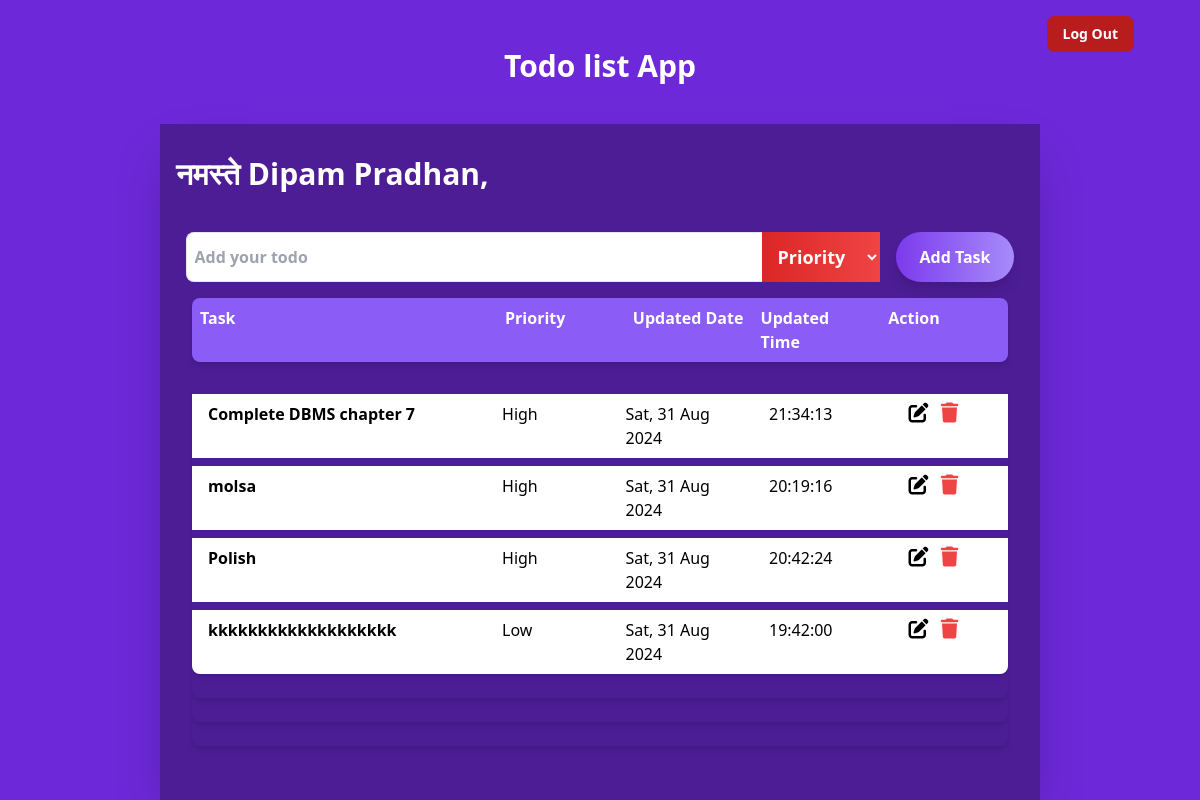
Page /todopage/ (signed in) on the earlier database version.
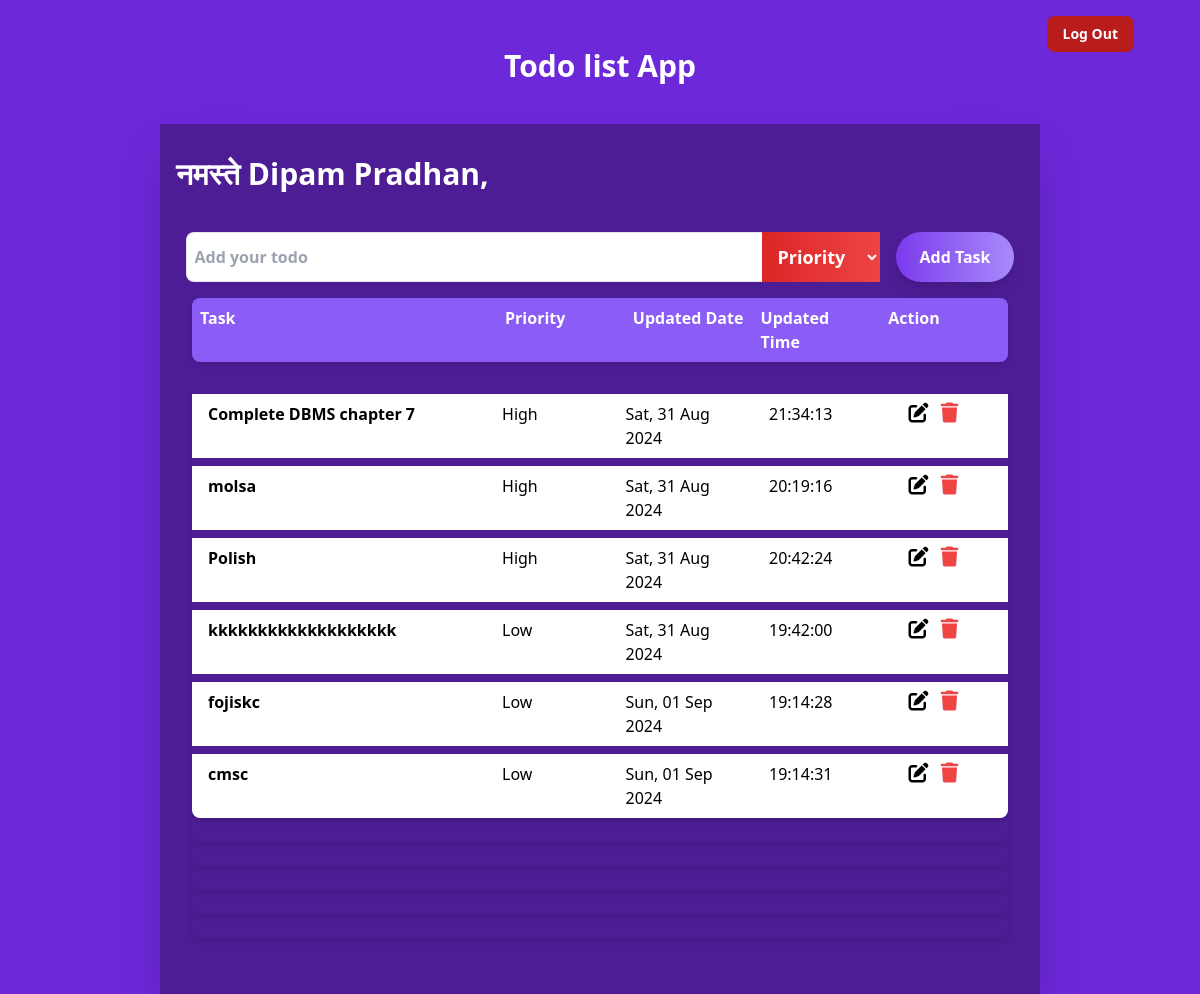
Same page on the later database version.
### todo/models.py (models this page shows)
class Task(models.Model):
    LOW = 0
    MEDIUM = 1
    HIGH = 2
    PRIORITY_CHOICES = [
        (LOW, "Low"),
        (MEDIUM, "Medium"),
        (HIGH, "High"),
    ]
    title = models.CharField(max_length=100)
    srno = models.AutoField(auto_created=True, primary_key=True)
    addedAt = models.DateTimeField(auto_now_add=True)
    updatedAt = models.DateTimeField(auto_now=True)
    priority = models.IntegerField(
        choices=PRIORITY_CHOICES,
        default=LOW,
    )
    user = models.ForeignKey(User, on_delete=models.CASCADE)

### todo/views.py (the view, shortened to what this page needs)
# urls.py: path("todopage/", views.todopage, name="todopage"),
@login_required(login_url="/login")
def todopage(request):
    res = models.Task.objects.filter(user=request.user).order_by("-priority")
    return render(request, "todo/todopage.html", {"res": res})

### todo/templates/todo/todoPage.html (shortened to what this page needs)
<!DOCTYPE html>
<html lang="en">
  <head>
    <link
      href="https://cdn.jsdelivr.net/npm/tailwindcss@2.2.19/dist/tailwind.min.css"
      rel="stylesheet"
    />
    <link
      rel="stylesheet"
      href="https://cdnjs.cloudflare.com/ajax/libs/font-awesome/6.5.1/css/all.min.css"
    />
  </head>
  <body class="bg-purple-700 pt-8 pl-40 pr-40">
    <a
      href="{% url 'todo:signout' %}"
      class="text-sm text-center font-bold mt-6 text-white bg-red-700 hover:bg-red-900 text-white font-bold py-2 px-4 rounded-lg focus:outline-none focus:shadow-outline"
      style="position: absolute; top: 0; right: 50px; margin: 1rem"
      >Log Out</a
    >
    <h1 class="text-3xl font-bold text-white text-center mt-4">
      Todo list App
    </h1>
    <div class="bg-purple-900 p-4 mt-10 shadow-2xl">
      <div class="anca flex justify-between items-center">
        <h1 class="text-3xl font-bold text-white text-left mt-4">
          नमस्ते {{user}},
        </h1>
      </div>
      <form method="POST">
        <div class="flex justify-center mt-10">
          <input
            class="p-2 rounded-l-lg border-t mr-0 border-b border-l text-gray-800 bg-white w-full max-w-xl font-bold"
            type="text"
            placeholder="Add your todo"
            name="title"
            required
          />
          <div class="mr-4">
            <select
              id="priority"
              name="priority"
              class="p-3 w-30 bg-gradient-to-r from-red-600 to-red-500 text-white font-bold text-lg outline-none"
            >
              <option class="text-black font-bold" value="0">Priority</option>
            </select>
          </div>
          <button
            class="submit-button px-6 py-3 bg-gradient-to-r from-purple-600 to-purple-400 text-white font-bold rounded-l-full rounded-r-full shadow-lg transform transition-transform duration-300 hover:scale-105"
            type="
          submit"
          >
            Add Task
          </button>
        </div>
      </form>
      <div class="container mx-auto p-4">
        <div class="shadow-md rounded-lg overflow-hidden mb-6">
          <div class="flex bg-purple-500 justify-between text-white">
            <div class="p-2 w-2/5 font-bold">Task</div>
            <div class="p-2 w-1/6 font-bold">Priority</div>
            <div class="p-2 w-1/6 font-bold">Updated Date</div>
            <div class="p-2 w-1/6 font-bold">Updated Time</div>
            <div class="p-2 w-1/6 font-bold">Action</div>
          </div>
        </div>
        {%for todo in res%}
        <div class="shadow-md rounded-lg overflow-hidden mb-6">
          <div class="bg-white flex justify-between mt-2 text-item">
            <div class="p-2 w-2/5 font-bold ml-2 task-text" id="taskText">
              {{todo.title}}
            </div>
            <div class="p-2 w-1/6">{{ todo.get_priority_display }}</div>
            <div class="p-2 w-1/6">{{ todo.updatedAt|date:"D, d M Y" }}</div>
            <div class="p-2 w-1/6 ml-5">{{ todo.updatedAt|time:"H:i:s" }}</div>
            <div class="p-2 w-1/6">
              <a href="/editTodo/{{todo.srno}}">
                <i class="fa-solid fa-pen-to-square text-xl ml-4"></i>
              </a>
              <a href="/deleteTodo/{{todo.srno}}" class="ml-2">
                <i class="fa-solid fa-trash text-red-500 text-xl"> </i>
              </a>
            </div>
          </div>
          {%empty%}
          <p class="text-white flex justify-center items-center">
            No task added yet
          </p>
          {%endfor%}
        </div>
      </div>
    </div>
  </body>
</html>

Differences in the rows shown:
added Task: title "fojiskc", priority "Low", updatedAt "Sun, 01 Sep 2024", updatedAt "19:14:28"
added Task: title "cmsc", priority "Low", updatedAt "Sun, 01 Sep 2024", updatedAt "19:14:31"
